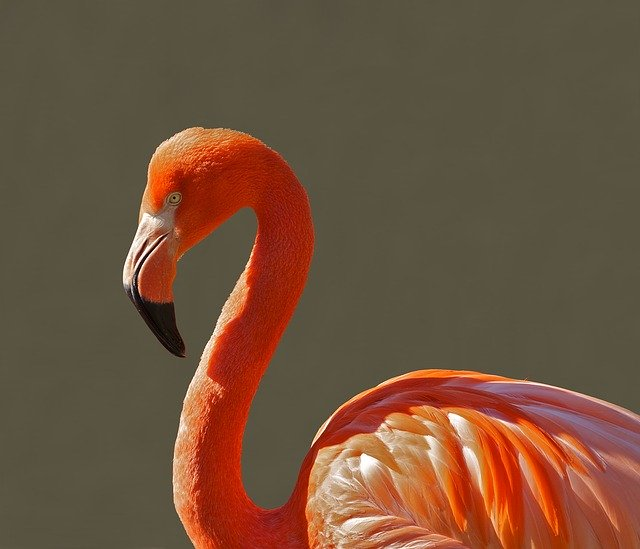
#> input picture color_sep/flamingo.jpg, 640 x 549 px
$ python color_separation.py
#> lines starting #> are read from the running program, lines starting #| are printed output that depends on the picture; after the words box and inside, x2 and y2 are one past the last pixel; in counts of white or black regions, pixels touching at a corner belong together
import numpy as np
import cv2

imPath = "flamingo.jpg"
imPath2 = "target/separated.png"

flamingo = cv2.imread(imPath)
#> flamingo is the input picture: shape (549, 640, 3); mean B, G, R 60.5, 82.8, 112.8
flamHSV = cv2.cvtColor(flamingo, cv2.COLOR_BGR2HSV)
#> flamHSV: shape (549, 640, 3); mean H, S, V 21.7, 102.4, 112.8

lower = np.array([20,50,50])
upper = np.array([30,100,100])

# Threshold the HSV image to get only blue colors
mask = cv2.inRange(flamHSV, lower, upper)
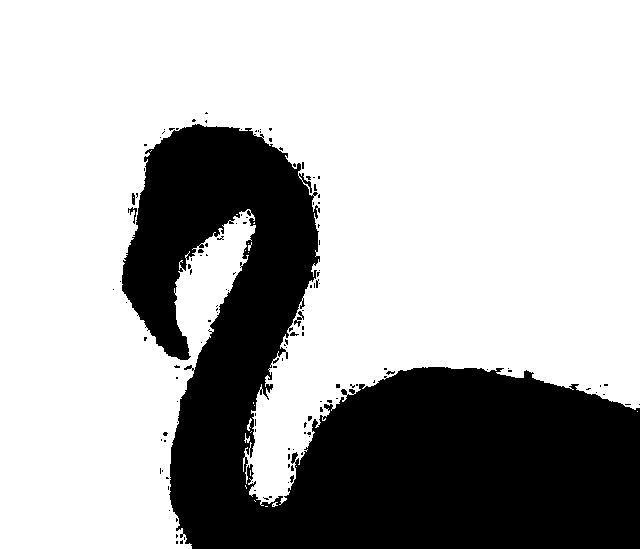
#> mask: shape (549, 640); 70.3% white; 131 black regions (124 under 20 px), largest, box (x1, y1, x2, y2) and area: (122, 124, 640, 549) 103406, (294, 311, 304, 327) 61, (128, 207, 137, 224) 48
mask = 255 - mask

# Bitwise-AND mask and original image
separated = cv2.bitwise_and(flamingo, flamingo, mask = mask)
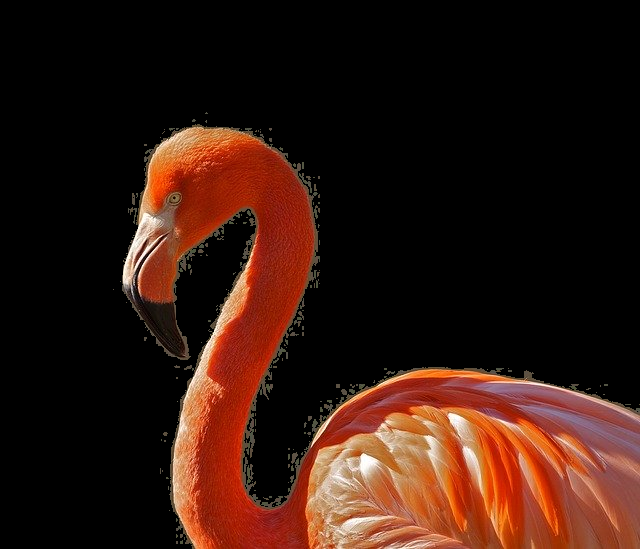
#> separated: shape (549, 640, 3); mean B, G, R 15.1, 24.1, 50.6

cv2.imwrite(imPath2, separated)
